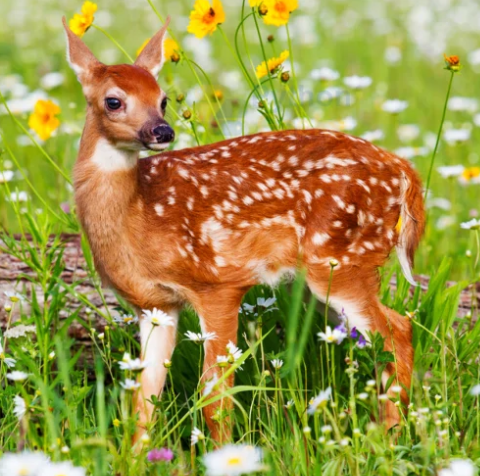
#> input picture deer.jpg, 480 x 476 px
$ jupyter execute Ex-3.ipynb
#> lines starting #> are read from the running program, lines starting #| are printed output that depends on the picture
# Ex. No: 03

# Histogram-Equalization-Using-OpenCV

## Name: Rasindhan R
## Reg. No: 212224230222

[cell 1]
import cv2
import numpy as np
import matplotlib.pyplot as plt
img = cv2.imread('deer.jpg',cv2.IMREAD_GRAYSCALE)
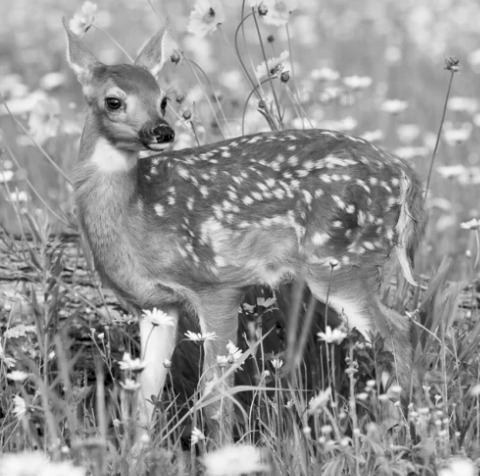
#> img: shape (476, 480); min 0, max 254, mean 148
plt.imshow(img, cmap='gray')
plt.title('original_image')
plt.show()

[cell 2]
plt.hist(img.ravel(),256,range = [0, 256]);
plt.title('Original Image')
plt.show()
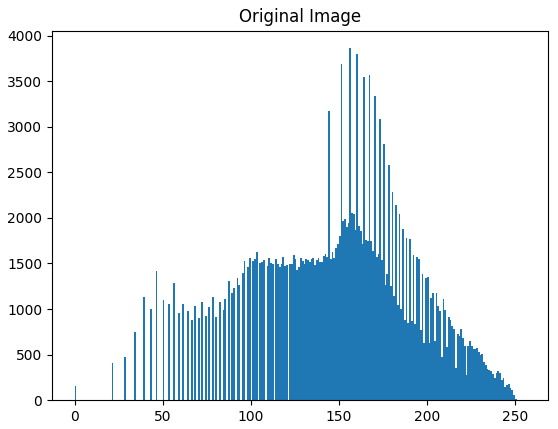
#> figure drawn by matplotlib, 1 panel; tallest bar 3862 high, from x = 156 to 157

[cell 3]
img_eq = cv2.equalizeHist(img)
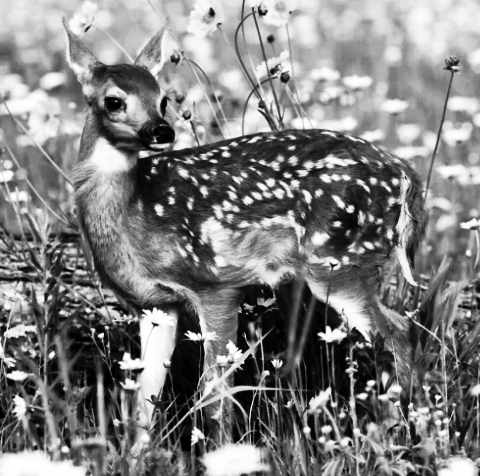
#> img_eq: shape (476, 480); min 0, max 255, mean 128.3
plt.hist(img_eq.ravel(), 256, range = [0, 256]);
plt.title('Equalized Histogram')
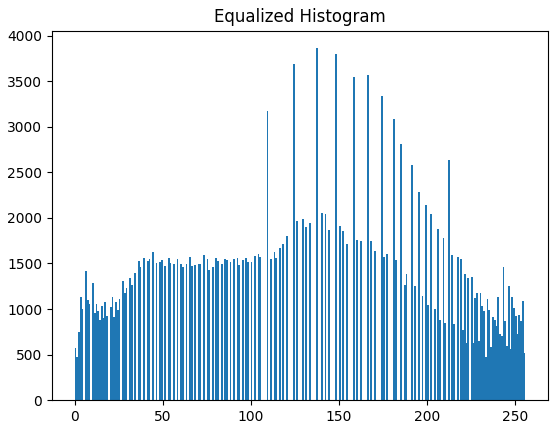
#> figure drawn by matplotlib, 1 panel; tallest bar 3862 high, from x = 137 to 138

[cell 4]
plt.imshow(img_eq, cmap='gray')
plt.title('original image')
plt.show()

[cell 5]
img = cv2.imread('deer.jpg', cv2.IMREAD_COLOR)
#> img is the input picture: shape (476, 480, 3); mean B, G, R 71.5, 147.8, 158.1
img_hsv = cv2.cvtColor(img, cv2.COLOR_BGR2HSV)
#> img_hsv: shape (476, 480, 3); mean H, S, V 30.9, 159.9, 172.2
img_hsv[:,:,2] = cv2.equalizeHist(img_hsv[:, :, 2])
#> img_hsv: shape (476, 480, 3); mean H, S, V 30.9, 159.9, 128.4
img_eq = cv2.cvtColor(img_hsv, cv2.COLOR_HSV2BGR)
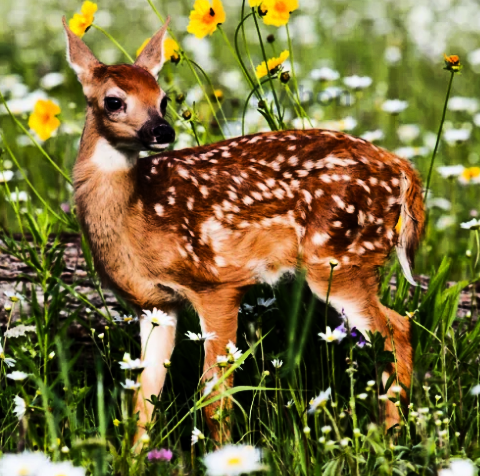
#> img_eq: shape (476, 480, 3); mean B, G, R 60, 109.5, 120.5
plt.subplot(121); plt.imshow(img[:, :, ::-1]); plt.title('Original Color Image')
plt.subplot(122); plt.imshow(img_eq[:, :, ::-1]); plt.title('Equalized Image')
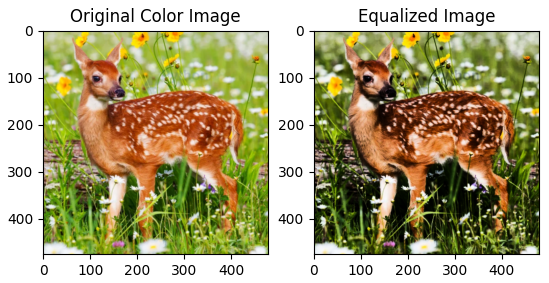
#> figure drawn by matplotlib, 2 panels

[cell 6]
plt.figure(figsize = [12,10])
plt.subplot(221); plt.imshow(img[:, :, ::-1]); plt.title('Original Color Image')
plt.subplot(222); plt.imshow(img_eq[:, :, ::-1]); plt.title('Equalized Image')
plt.subplot(223); plt.hist(img.ravel(),256,range = [0, 256]); plt.title('Original Image')
plt.subplot(224); plt.hist(img_eq.ravel(),256,range = [0, 256]); plt.title('Histogram Equalized')
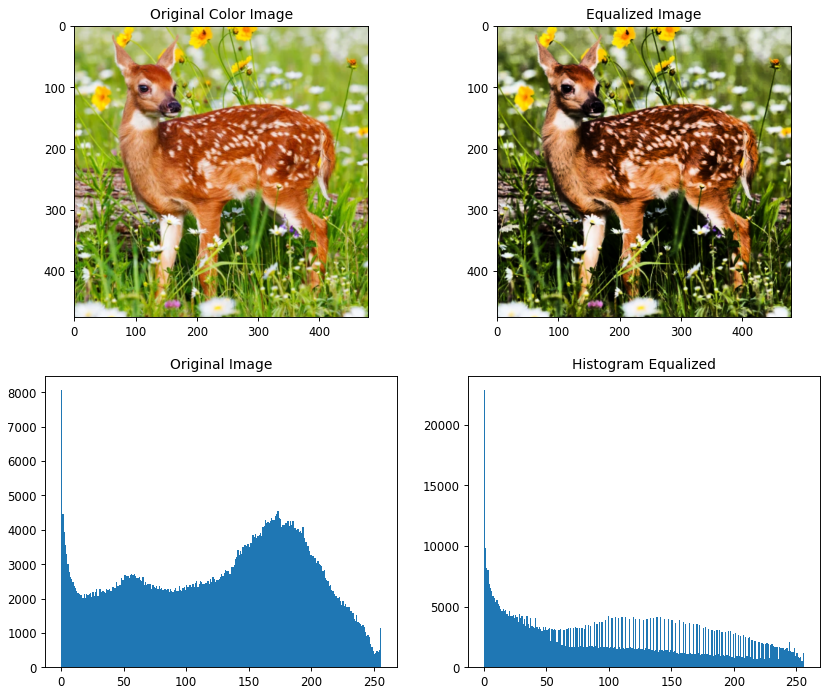
#> figure drawn by matplotlib, 4 panels; panel 3: tallest bar 8078 high, from x = 0 to 1; panel 4: tallest bar 22889 high, from x = 0 to 1
